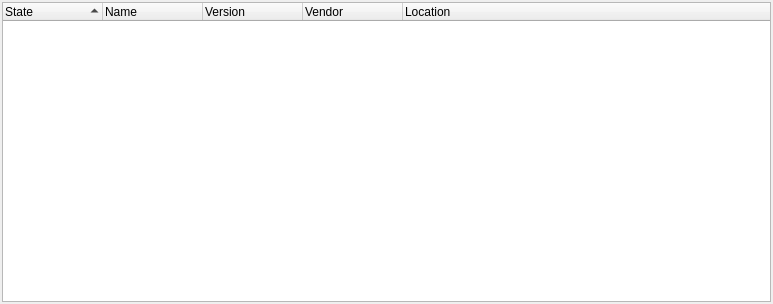
<?xml version="1.0" encoding="UTF-8"?>
<ui version="4.0">
 <class>ExtensionSystem::Internal::PluginView</class>
 <widget class="QWidget" name="ExtensionSystem::Internal::PluginView">
  <property name="geometry">
   <rect>
    <x>0</x>
    <y>0</y>
    <width>773</width>
    <height>304</height>
   </rect>
  </property>
  <property name="windowTitle">
   <string>Form</string>
  </property>
  <layout class="QGridLayout" name="gridLayout">
   <property name="margin">
    <number>2</number>
   </property>
   <item row="0" column="0">
    <widget class="QTreeWidget" name="pluginWidget">
     <property name="alternatingRowColors">
      <bool>true</bool>
     </property>
     <property name="indentation">
      <number>0</number>
     </property>
     <property name="rootIsDecorated">
      <bool>false</bool>
     </property>
     <property name="uniformRowHeights">
      <bool>true</bool>
     </property>
     <property name="itemsExpandable">
      <bool>false</bool>
     </property>
     <property name="sortingEnabled">
      <bool>true</bool>
     </property>
     <property name="columnCount">
      <number>5</number>
     </property>
     <column>
      <property name="text">
       <string>State</string>
      </property>
     </column>
     <column>
      <property name="text">
       <string>Name</string>
      </property>
     </column>
     <column>
      <property name="text">
       <string>Version</string>
      </property>
     </column>
     <column>
      <property name="text">
       <string>Vendor</string>
      </property>
     </column>
     <column>
      <property name="text">
       <string>Location</string>
      </property>
     </column>
    </widget>
   </item>
  </layout>
 </widget>
 <resources/>
 <connections/>
</ui>
